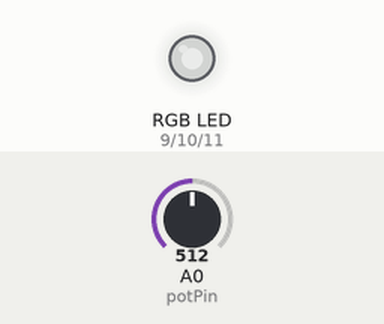
This sketch was run on a simulated Arduino Uno, built with avr-gcc and run on an emulated ATmega328P. Parts: an RGB LED mixed from three pins (HIGH = lit). Inputs (shaded band) come from the test bench; at power-on: A0 (potPin) = 512. Dim RGB values are drawn brighter than linear.

Above: at 1.2 s.
1.3 s: A0 (potPin) set to 716
At 2.3 s:
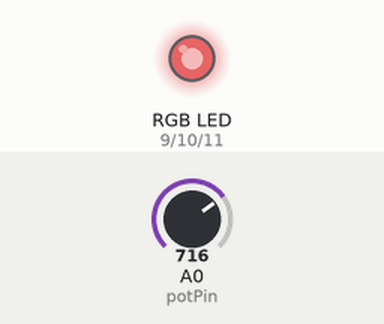
2.8 s: A0 (potPin) set to 900
At 3.3 s:
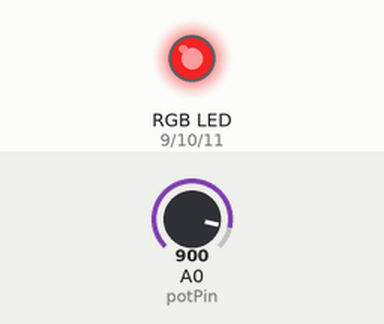
4.3 s: A0 (potPin) set to 1023
At 4.7 s:
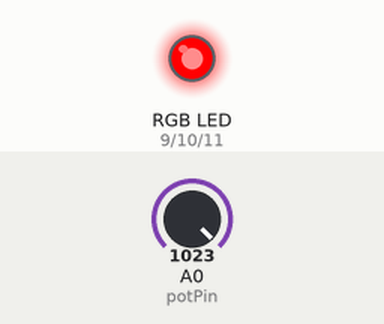
5.8 s: A0 (potPin) set to 306
At 7.0 s:
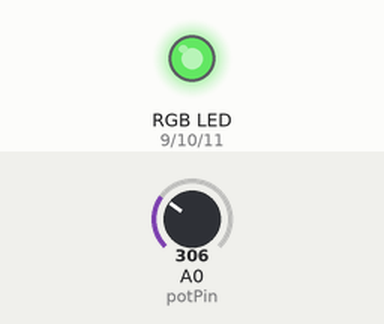
7.3 s: A0 (potPin) set to 122
At 8.1 s:
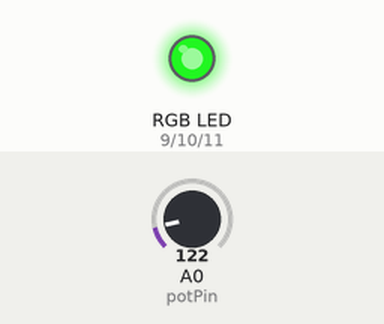
8.8 s: A0 (potPin) set to 511
At 9.1 s:
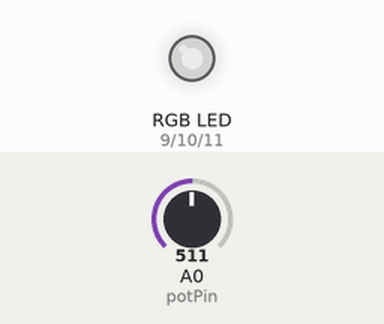
Timing chart, 0 to 11.3 s (numbered marks = the images above; inputs shaded):
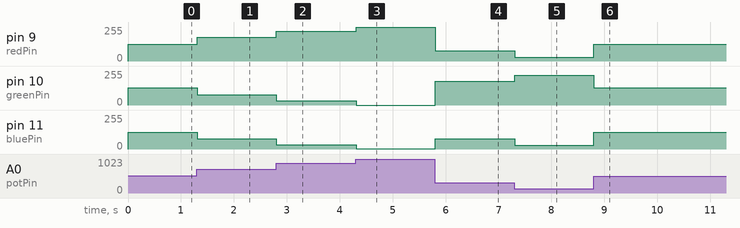

Measured:
- after the input at 1.3 s, pin 9 (redPin): 127/255 → 178/255 at once; pin 10 (greenPin): 128/255 → 77/255 at once; pin 11 (bluePin): 127/255 → 78/255 at once
- after the input at 2.8 s, pin 9 (redPin): 178/255 → 224/255 at once; pin 10 (greenPin): 77/255 → 31/255 at once; pin 11 (bluePin): 78/255 → 32/255 at once
- after the input at 4.3 s, pin 9 (redPin): 224/255 → 255/255 at once; pin 10 (greenPin): 31/255 → 0/255 at once; pin 11 (bluePin): 32/255 → 1/255 at once
- after the input at 5.8 s, pin 9 (redPin): 255/255 → 76/255 at once; pin 10 (greenPin): 0/255 → 179/255 at once; pin 11 (bluePin): 1/255 → 76/255 at once
- after the input at 7.3 s, pin 9 (redPin), pin 11 (bluePin): 76/255 → 30/255 at once; pin 10 (greenPin): 179/255 → 225/255 at once
- after the input at 8.8 s, pin 9 (redPin), pin 11 (bluePin): 30/255 → 127/255 at once; pin 10 (greenPin): 225/255 → 128/255 at once

The sketch:

light-leds-with-photoresistor.ino
```cpp
// Define variables for RGB LED pins
int redPin = 9;
int greenPin = 10;
int bluePin = 11;

// Define variable for potentiometer pin
int potPin = A0;

void setup() {
  // Set RGB LED pins as OUTPUT
  pinMode(redPin, OUTPUT);
  pinMode(greenPin, OUTPUT);
  pinMode(bluePin, OUTPUT);
}

void loop() {
  // Read potentiometer value
  int potValue = analogRead(potPin);

  // Map potentiometer value to the
  // range 0-255 for RGB colours
  int colorValue = map(potValue, 0, 1023, 0, 255);

  // Set RGB LED colours based on potentiometer value
  analogWrite(redPin, colorValue);
  // Invert value for smooth colour transition
  analogWrite(greenPin, 255 - colorValue);
  // Create a more balanced colour spectrum
  analogWrite(bluePin, 128 - abs(colorValue - 128));

  // Small delay for smooth transitions
  delay(10);
}
```
